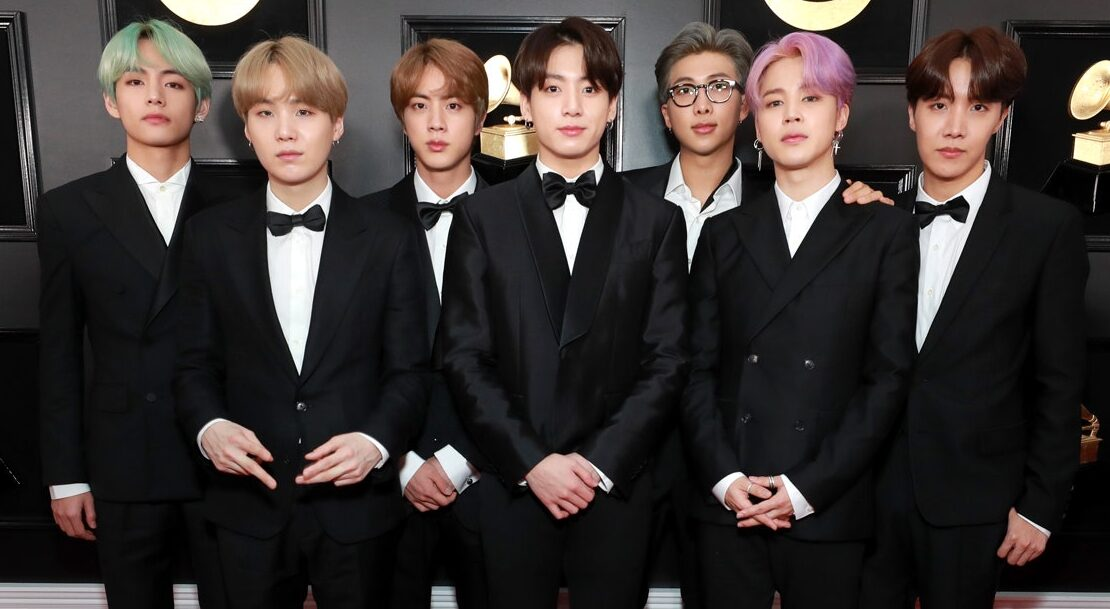
#> input picture OG1.jpg, 1110 x 609 px
$ python FaceDetect.py
#> lines starting #> are read from the running program, lines starting #| are printed output that depends on the picture; after the words box and inside, x2 and y2 are one past the last pixel; in counts of white or black regions, pixels touching at a corner belong together
import cv2
filename='OG1.jpg'
def detect (filename):
#> called with filename = 'OG1.jpg'
 face_cascade = cv2.CascadeClassifier(cv2.data.haarcascades+'haarcascade_frontalface_default.xml')
 img = cv2.imread(filename)
#> img is the input picture: shape (609, 1110, 3); mean B, G, R 50.7, 52.7, 59.5
 gray = cv2.cvtColor(img, cv2.COLOR_BGR2GRAY)
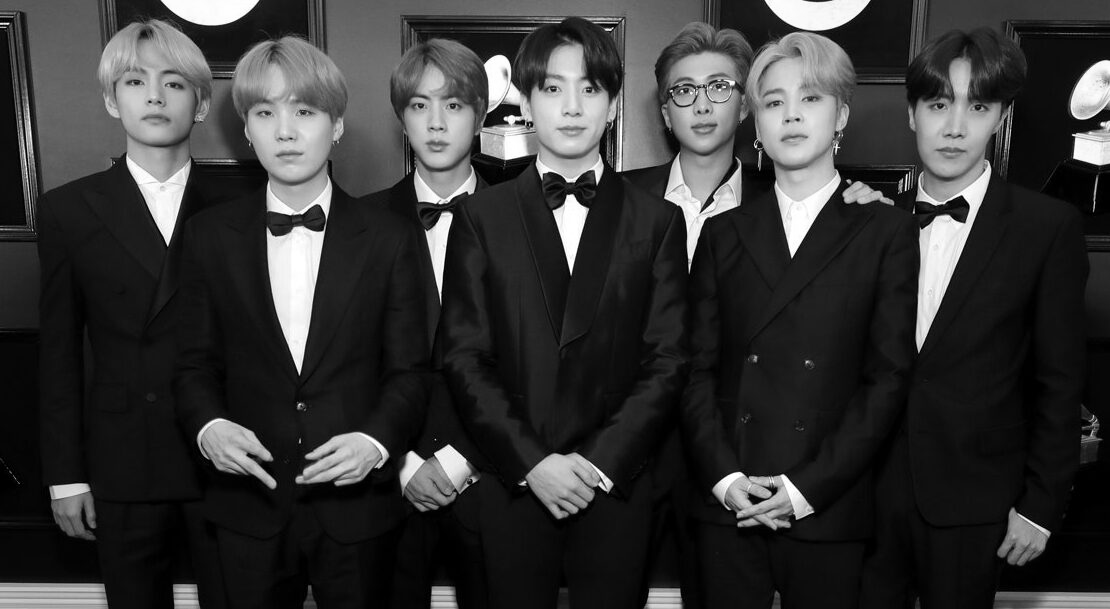
#> gray: shape (609, 1110); min 0, max 255, mean 54.5
 faces = face_cascade.detectMultiScale(gray, 1.3,2)
#> faces = [[532, 60, 83, 83], [656, 53, 94, 94], [398, 78, 81, 81], [238, 77, 96, 96], [95, 33, 121, 121], [738, 55, 112, 112], [902, 61, 116, 116]]
 for(x,y,w,h) in faces:
   img=cv2.rectangle(img,(x,y),(x+w,y+w),(255,0,0),2)
#> this loop made 7 passes
#> pass 1, in detect, `img=cv2.rectangle(img,(x,y),(x+w,y+w),(255,0,0),2)`:
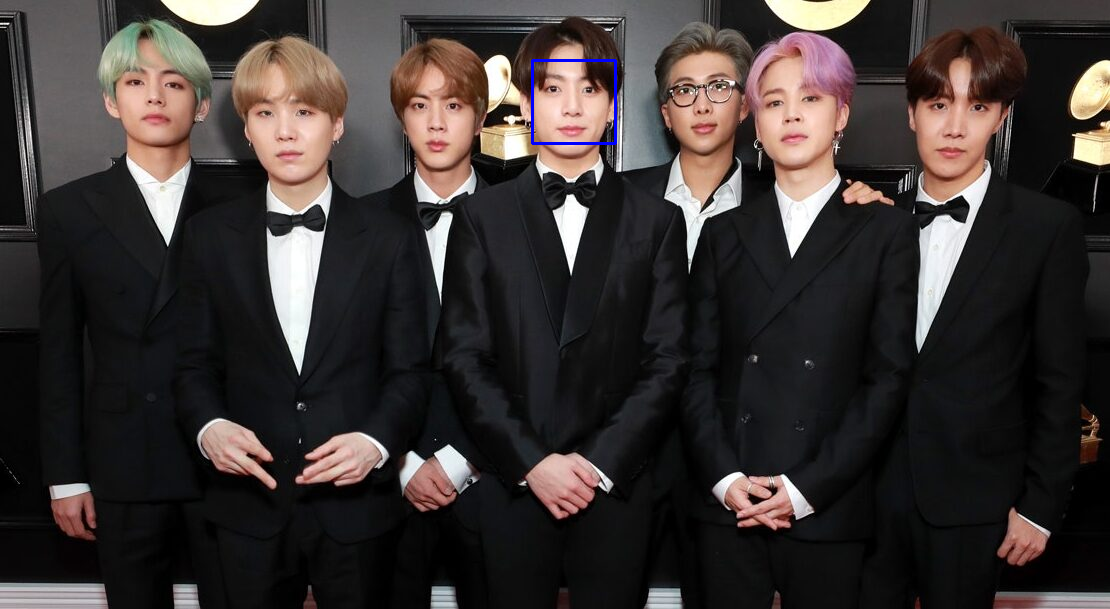
#> img: shape (609, 1110, 3); 0.15% of pixels changed, all inside (x1, y1, x2, y2) = (531, 59, 617, 145)
#> pass 2, in detect, `img=cv2.rectangle(img,(x,y),(x+w,y+w),(255,0,0),2)`:
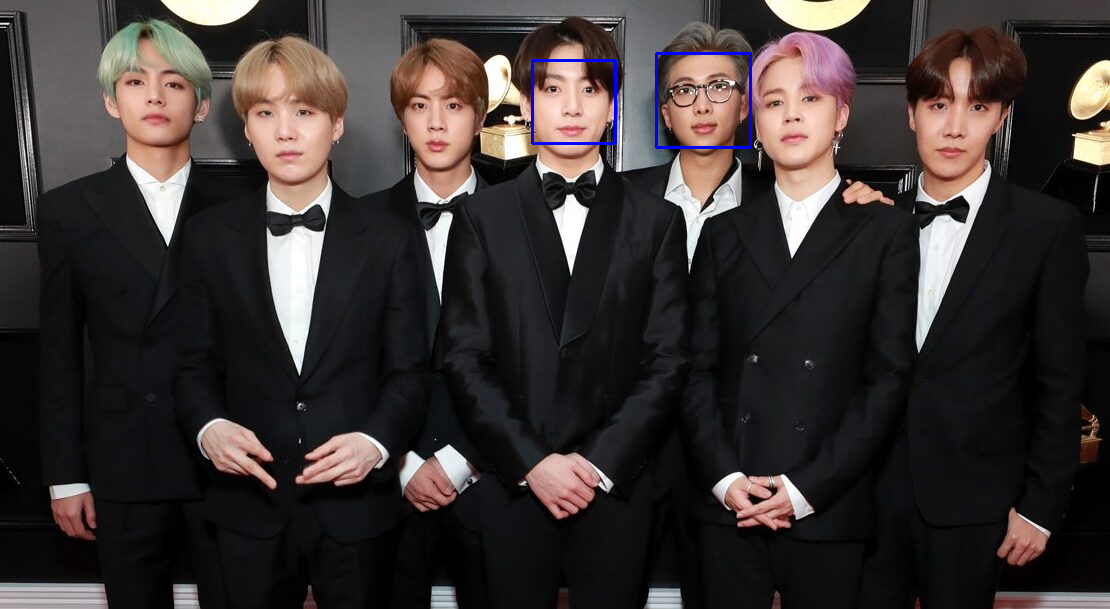
#> img: shape (609, 1110, 3); 0.17% of pixels changed, all inside (x1, y1, x2, y2) = (655, 52, 752, 149)
#> pass 3, in detect, `img=cv2.rectangle(img,(x,y),(x+w,y+w),(255,0,0),2)`:
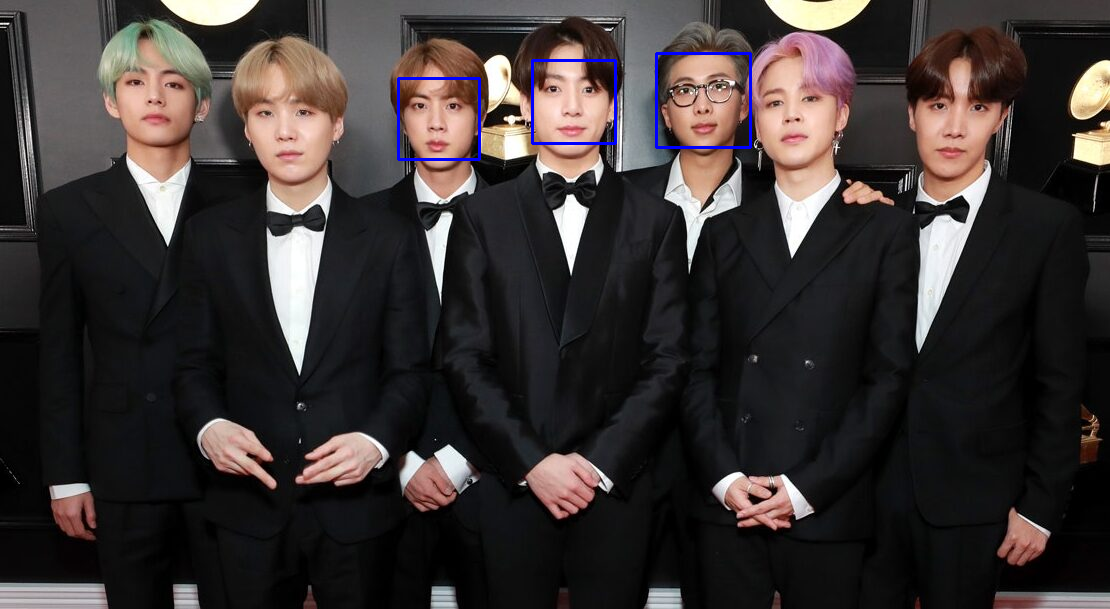
#> img: shape (609, 1110, 3); 0.14% of pixels changed, all inside (x1, y1, x2, y2) = (397, 77, 481, 161)
#> after the loop:
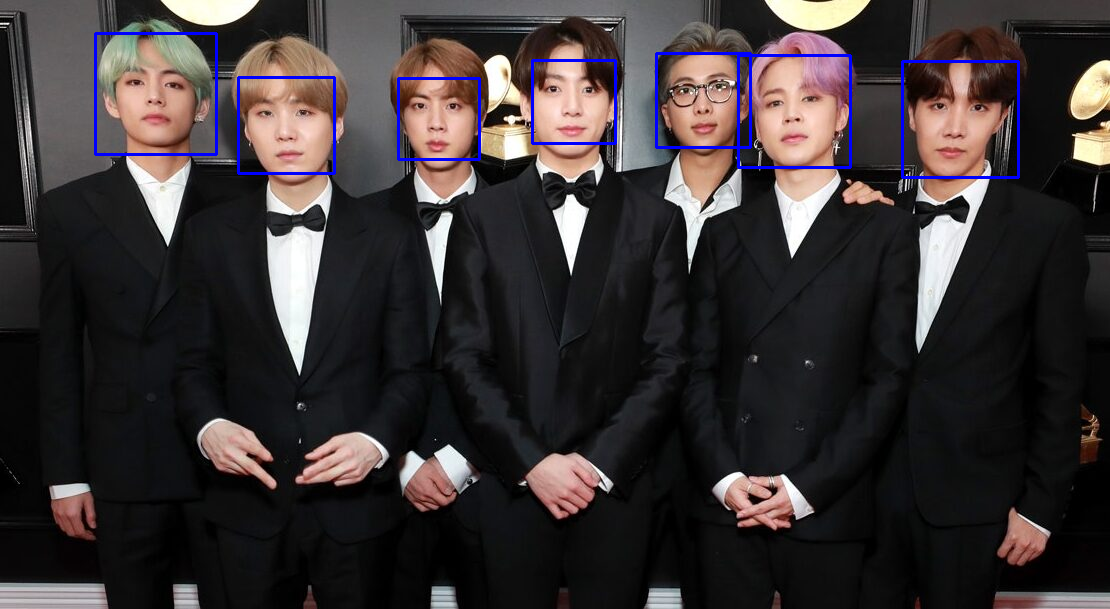
#> img: shape (609, 1110, 3); 0.78% of pixels changed, all inside (x1, y1, x2, y2) = (94, 32, 1020, 179)
 cv2.namedWindow('BTS Detected!!')
 cv2.imshow('BTS Detected!!', img)
# cv2.imwrite('./OG.jpg',img)
 cv2.waitKey(0)


detect(filename)
